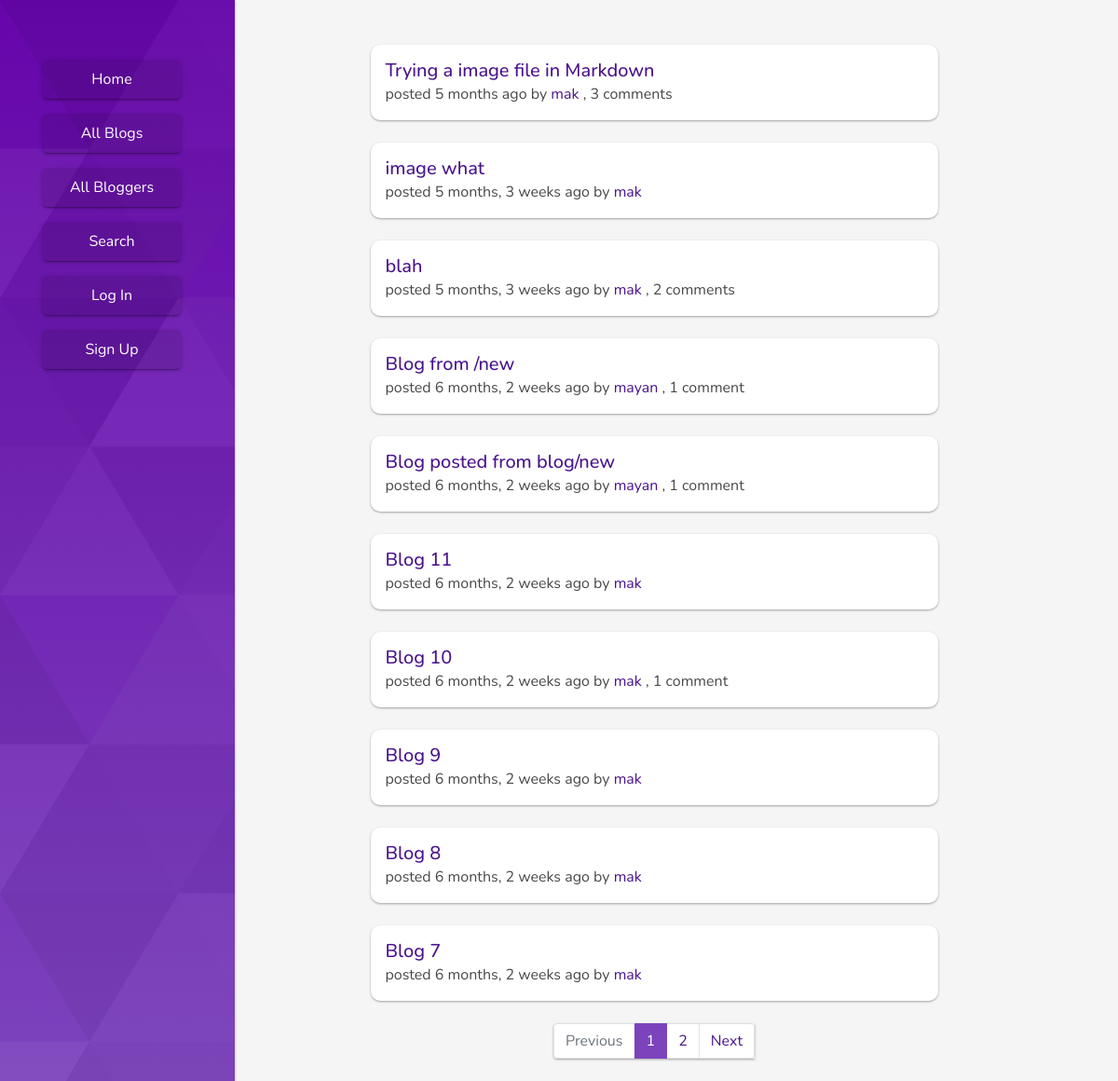
The page / on the database its author committed.
### blog/models.py (models this page shows, shortened)
class Post(models.Model) :
    title = models.CharField(max_length=100)
    content = models.TextField(max_length=2000)
    created_at = models.DateTimeField(auto_now_add=True)
    created_by = models.ForeignKey(
        settings.AUTH_USER_MODEL, related_name='posts', on_delete=models.CASCADE)
    class Meta:
        ordering = ['-created_at']

### accounts/models.py (models this page shows)
class User(AbstractUser):
    bio = models.CharField(max_length=200, null=True)
    email = models.CharField(max_length=50, null=True)
    is_blogger = models.BooleanField(default = False)

### blog/views.py (the view)
# urls.py: path('', views.HomeView.as_view(), name='home'),
class HomeView(ListView):
	model = Post
	context_object_name = 'posts'
	template_name = 'blog/posts.html'
	paginate_by = 10

### blog/templates/blog/posts.html (shortened to what this page needs)
{% extends 'blog/base.html' %}
{% load humanize %}
{% block content %}
{% if posts %}
     {% for post in posts %}
    <div class="mb-4 mx-auto p-3 bg-white posts-card">
        <a href="{% url 'blog:blog' post.id %}" class="h5">{{ post.title}}</a><br>
        posted {{ post.created_at|naturaltime}}
        by <a href="{% url 'blog:blogger' post.created_by %}">{{ post.created_by}}</a>
        {% if post.comments.count %},
            {% if post.comments.count == 1 %}
                {{ post.comments.count }} comment
            {% else %}
                {{ post.comments.count }} comments
            {% endif %}
        {% endif %}
        <br>
    </div>
     {% endfor %}
{% endif %}
    {% if is_paginated %}
        <nav aria-label="Topics pagination" class="my-4">
            <ul class="pagination justify-content-center">
                {% if page_obj.has_previous %}
                <li class="page-item">
                    <a class="page-link" href="?page={{ page_obj.previous_page_number }}">Previous</a>
                </li>
                {% else %}
                <li class="page-item disabled rounded-left">
                    <span class="page-link">Previous</span>
                </li>
                {% endif %} {% for page_num in paginator.page_range %} {% if page_obj.number == page_num %}
                <li class="page-item active">
                    <span class="page-link">
                        {{ page_num }}
                    </span>
                </li>
                {% else %}
                <li class="page-item">
                    <a class="page-link" href="?page={{ page_num }}">{{ page_num }}</a>
                </li>
                {% endif %} {% endfor %} {% if page_obj.has_next %}
                <li class="page-item">
                    <a class="page-link" href="?page={{ page_obj.next_page_number }}">Next</a>
                </li>
                {% else %}
                <li class="page-item disabled rounded-right">
                    <span class="page-link">Next</span>
                </li>
                {% endif %}
            </ul>
        </nav>
    {% endif %}
{% endblock %}

### blog/static/css/custom.css (style rules this page uses)
:root { --main-color: #7c43bd; }
body { background-color: #f5f5f6; color: #484848; font-family: "Nunito", sans-serif; }
a { color: #4a148c !important; }
.posts-card { width: 70%; }
.comment-card, .posts-card, .signin-form, .signup-form, .blogger-card, .comment-form, .post-form, .side-nav { transition: all 0.3s ease-in; border-radius: 10px; box-shadow: 0 1px 3px rgba(0, 0, 0, 0.12), 0 1px 2px rgba(0, 0, 0, 0.24); }
.page-item { box-shadow: 0 1px 3px rgba(0, 0, 0, 0.12), 0 1px 2px rgba(0, 0, 0, 0.24); }
.page-item.active .page-link { background-color: var(--main-color); border-color: var(--main-color); }

### rows shown on the page
Post: title "Trying a image file in Markdown", created_at "5 months ago", created_by "mak", comments.count "3"
Post: title "image what", created_at "5 months, 3 weeks ago", created_by "mak"
Post: title "blah", created_at "5 months, 3 weeks ago", created_by "mak", comments.count "2"
Post: title "Blog from /new", created_at "6 months, 2 weeks ago", created_by "mayan", comments.count "1"
Post: title "Blog posted from blog/new", created_at "6 months, 2 weeks ago", created_by "mayan", comments.count "1"
Post: title "Blog 11", created_at "6 months, 2 weeks ago", created_by "mak"
Post: title "Blog 10", created_at "6 months, 2 weeks ago", created_by "mak", comments.count "1"
Post: title "Blog 9", created_at "6 months, 2 weeks ago", created_by "mak"
Post: title "Blog 8", created_at "6 months, 2 weeks ago", created_by "mak"
Post: title "Blog 7", created_at "6 months, 2 weeks ago", created_by "mak"

### other values the page prints
{{ page_num }} "1"
{{ page_num }} "2"
